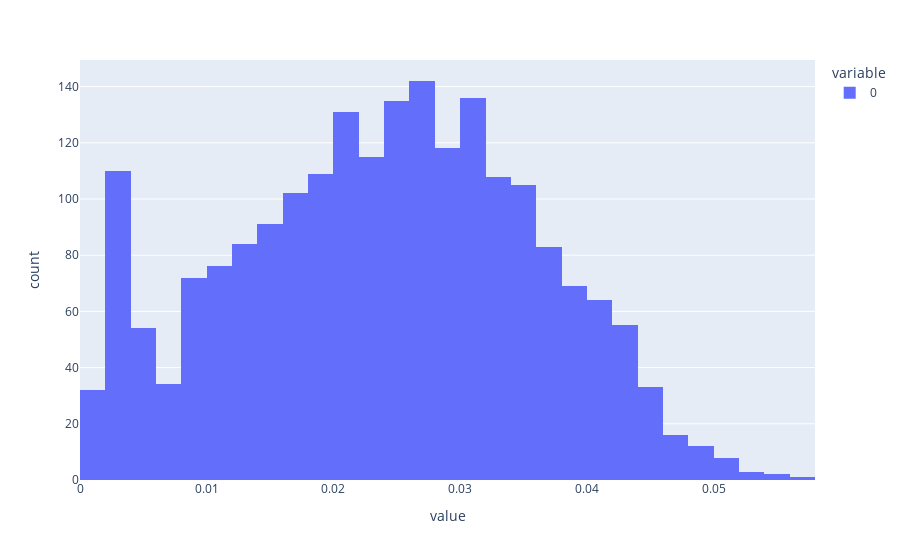

Notebook code cell kept with this figure:
### Code cell
px.histogram(CO_list)

### Figure 1 — Plotly figure (JSON) as saved in the notebook; plotly's stock layout.template omitted (floating-point values rounded to 4 significant figures; data arrays with more than 128 entries replaced by an {"elided": "..."} marker saying what was removed)
{"data": [{"alignmentgroup": "True", "bingroup": "x", "hovertemplate": "variable=0<br>value=%{x}<br>count=%{y}<extra></extra>", "legendgroup": "0", "marker": {"color": "#636efa"}, "name": "0", "offsetgroup": "0", "orientation": "v", "showlegend": true, "type": "histogram", "x": {"elided": "2100 float values"}, "xaxis": "x", "yaxis": "y"}], "layout": {"barmode": "relative", "legend": {"title": {"text": "variable"}, "tracegroupgap": 0}, "margin": {"t": 60}, "xaxis": {"anchor": "y", "domain": [0, 1], "title": {"text": "value"}}, "yaxis": {"anchor": "x", "domain": [0, 1], "title": {"text": "count"}}}}
